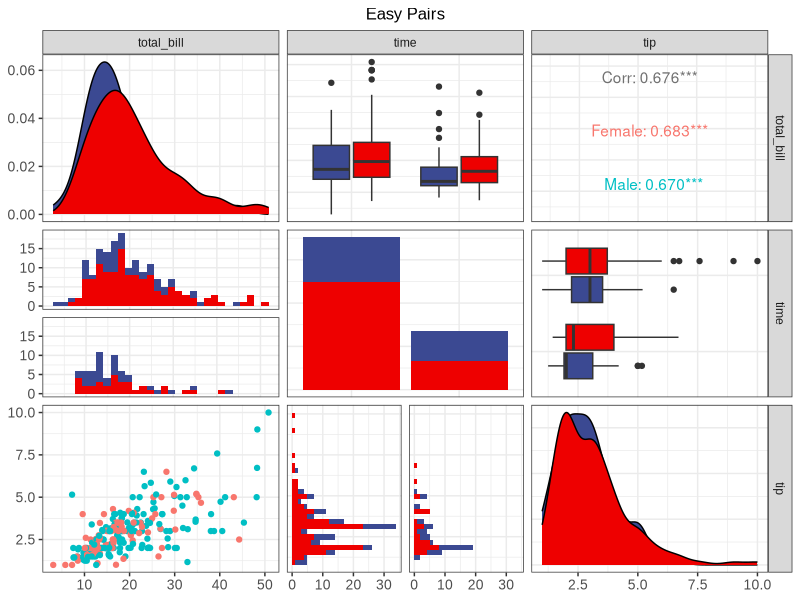

Reproduce this figure in R.
## ---- chunk 1
# Install packages
if (!requireNamespace("GGally", quietly = TRUE)) {
  install.packages("GGally")
}

# Load packages
library(GGally)
## ---- chunk 2
# Load data
data <- read.delim("files/Hiplot/049-easy-pairs-data.txt", header = T)

# View data
head(data)
## ---- chunk 3
#| label: fig-1Easy-pairs
#| fig-cap: "Easy Pairs"
#| out.width: "95%"
#| fig-height: 8
#| fig-width: 8
#| warning: false
#| message: false

# Easy Pairs
p <- ggpairs(data, columns = c("total_bill", "time", "tip"),
             mapping = aes_string(color = "gender")) +
  ggtitle("Easy Pairs") +
  scale_fill_manual(values = c("#3B4992FF","#EE0000FF")) +
  theme_bw() +
  theme(text = element_text(family = "Arial"),
        plot.title = element_text(size = 12,hjust = 0.5),
        axis.title = element_text(size = 12),
        axis.text = element_text(size = 10),
        axis.text.x = element_text(angle = 0, hjust = 0.5,vjust = 1),
        legend.position = "right",
        legend.direction = "vertical",
        legend.title = element_text(size = 10),
        legend.text = element_text(size = 10))

p
